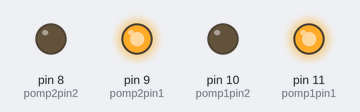
A sketch run on a simulated Arduino Uno, built with avr-gcc and run on an emulated ATmega328P. Shown: output pins drawn as LEDs (lit = HIGH).

Above: at 0.5 s.
At 3.5 s:
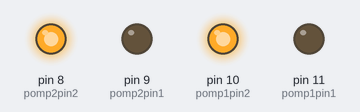
Timing chart, 0 to 4.6 s (numbered marks = the images above):
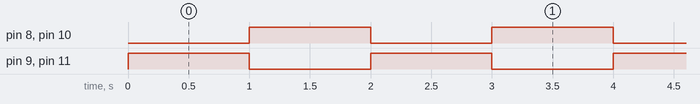

The sketch:

pompa.ino
```cpp
int pomp1pin1 = 11;
int pomp1pin2 = 10;
int pomp2pin1 = 9;
int pomp2pin2 = 8;

void setup() {
  // put your setup code here, to run once:
  pinMode(pomp1pin1, OUTPUT);
  pinMode(pomp1pin2, OUTPUT);
  pinMode(pomp2pin1, OUTPUT);
  pinMode(pomp2pin2, OUTPUT);
}

void loop() {
  // put your main code here, to run repeatedly:
  digitalWrite(pomp1pin1, HIGH);
  digitalWrite(pomp1pin2, LOW);

  digitalWrite(pomp2pin1, HIGH);
  digitalWrite(pomp2pin2, LOW);
  delay(1000);

  digitalWrite(pomp1pin1, LOW);
  digitalWrite(pomp1pin2, HIGH);

  digitalWrite(pomp2pin1, LOW);
  digitalWrite(pomp2pin2, HIGH);
  delay(1000);
}
```

Measured:
- by itself, pin 8 (pomp2pin2), pin 9 (pomp2pin1), pin 10 (pomp1pin2), pin 11 (pomp1pin1): alternates HIGH for 1.0 s and LOW for 1.0 s
